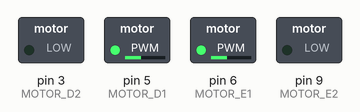
Simulated run of this sketch. Board: Arduino Uno, built with avr-gcc and run on an emulated ATmega328P. Parts: switched loads named in the sketch (green lamp = pin HIGH).

Above: at 0.1 s.
Timing chart, 0 to 1.6 s (numbered marks = the images above):
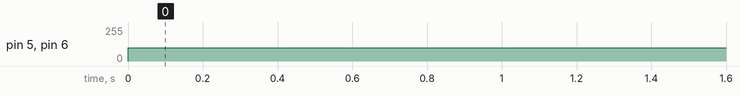

The sketch:

EmFrente.ino
```cpp
//EmFrente.ino
//Código para robô com dois motores andar para frente
//Autor: Gabriel Alves de Lima, Kewim Lima da Silva

//Constantes para uso durante o programa
//Define as portas dos motores e velocidades
#define MOTOR_D2 3	//O D1 e o E1, quando ligados, devem mandar o robô para frente
#define MOTOR_D1 5
#define MOTOR_E2 9
#define MOTOR_E1 6
#define VELOCIDADE_BASE 100
#define VELOCIDADE_MAXIMA 255

//Define os pinos dos motores como saída
void setup() {
	pinMode(MOTOR_D2, OUTPUT);
	pinMode(MOTOR_D1, OUTPUT);
	pinMode(MOTOR_E2, OUTPUT);
	pinMode(MOTOR_E1, OUTPUT);
}

//Ordena os motores a andar para frente
void loop() {
	motorDireito(VELOCIDADE_BASE);
	motorEsquerdo(VELOCIDADE_BASE);
}

//Função que limita a potência para a velocidade máxima
int limitadorDePotencia(int potencia) {
	if(abs(potencia) > VELOCIDADE_MAXIMA) {
		return (potencia/abs(potencia)) * VELOCIDADE_MAXIMA;
	}
	else {
		return potencia;
	}
}

//Função que controla o motor direito
void motorDireito(int potencia) {
	int novaPotencia = limitadorDePotencia(potencia);

	if(potencia > 0) {
		analogWrite(MOTOR_D1, novaPotencia);
		analogWrite(MOTOR_D2, 0);
	}
	else {
		analogWrite(MOTOR_D2, -novaPotencia);
		analogWrite(MOTOR_D1, 0);
	}
}

//Função que controla o motor esquerdo
void motorEsquerdo(int potencia) {
	int novaPotencia = limitadorDePotencia(potencia);

	if(potencia > 0) {
		analogWrite(MOTOR_E1, novaPotencia);
		analogWrite(MOTOR_E2, 0);
	}
	else {
		analogWrite(MOTOR_E2, -novaPotencia);
		analogWrite(MOTOR_E1, 0);
	}
}
```

Measured:
- by itself, pin 5 (MOTOR_D1), pin 6 (MOTOR_E1): 0/255 → 100/255 at 0.00 s
